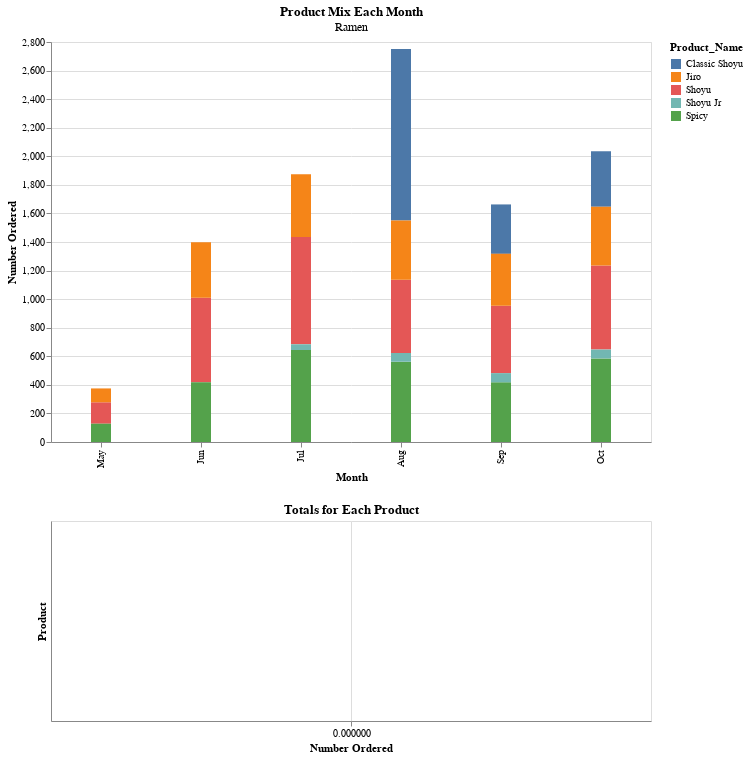

The code cell stored with this chart in its notebook:
### Code cell
interval = alt.selection_point(fields=['Order_Date'], empty=False)

product_mix = alt.Chart(months.reset_index().melt('Order_Date'),title=alt.Title('Product Mix Each Month',subtitle=['Ramen'])).mark_bar(size=20).encode(
    alt.X('Order_Date').scale(domain=('May', 'Jun', 'Jul', 'Aug', 'Sep', 'Oct')).title('Month'),
    alt.Y('value').title('Number Ordered'),
    color='Product_Name',
    tooltip=['Product_Name', 'value']
).add_params(
    interval
).properties(width=600, 
             height=400)

each_product = alt.Chart(months.reset_index().melt('Order_Date')).mark_bar(size=5).encode(
    alt.Y('Product_Name').title('Product'),
    alt.X('value').title('Number Ordered')
).properties(
    width=600,
    height=200,
    title='Totals for Each Product'
).transform_filter(
    interval
)

product_mix & each_product

### Figure 1 — Vega-Lite specification as saved in the notebook (floating-point values rounded to 4 significant figures)
{"config": {"view": {"continuousWidth": 300, "continuousHeight": 300}}, "vconcat": [{"data": {"name": "data-9224c1b6d78aa3c441b5ec9e737a5b9a"}, "mark": {"type": "bar", "size": 20}, "encoding": {"color": {"field": "Product_Name", "type": "nominal"}, "tooltip": [{"field": "Product_Name", "type": "nominal"}, {"field": "value", "type": "quantitative"}], "x": {"field": "Order_Date", "scale": {"domain": ["May", "Jun", "Jul", "Aug", "Sep", "Oct"]}, "title": "Month", "type": "nominal"}, "y": {"field": "value", "title": "Number Ordered", "type": "quantitative"}}, "height": 400, "name": "view_4", "title": {"text": "Product Mix Each Month", "subtitle": ["Ramen"]}, "width": 600}, {"data": {"name": "data-9224c1b6d78aa3c441b5ec9e737a5b9a"}, "mark": {"type": "bar", "size": 5}, "encoding": {"x": {"field": "value", "title": "Number Ordered", "type": "quantitative"}, "y": {"field": "Product_Name", "title": "Product", "type": "nominal"}}, "height": 200, "title": "Totals for Each Product", "transform": [{"filter": {"param": "param_6", "empty": false}}], "width": 600}], "params": [{"name": "param_6", "select": {"type": "point", "fields": ["Order_Date"]}, "views": ["view_4"]}], "$schema": "https://vega.github.io/schema/vega-lite/v5.15.1.json", "datasets": {"data-9224c1b6d78aa3c441b5ec9e737a5b9a": [{"Order_Date": "May", "Product_Name": "Shoyu", "value": 150.0}, {"Order_Date": "Jun", "Product_Name": "Shoyu", "value": 590.0}, {"Order_Date": "Jul", "Product_Name": "Shoyu", "value": 751.0}, {"Order_Date": "Aug", "Product_Name": "Shoyu", "value": 513.0}, {"Order_Date": "Sep", "Product_Name": "Shoyu", "value": 471.0}, {"Order_Date": "Oct", "Product_Name": "Shoyu", "value": 589.0}, {"Order_Date": "May", "Product_Name": "Spicy", "value": 128.0}, {"Order_Date": "Jun", "Product_Name": "Spicy", "value": 419.0}, {"Order_Date": "Jul", "Product_Name": "Spicy", "value": 644.0}, {"Order_Date": "Aug", "Product_Name": "Spicy", "value": 562.0}, {"Order_Date": "Sep", "Product_Name": "Spicy", "value": 418.0}, {"Order_Date": "Oct", "Product_Name": "Spicy", "value": 585.0}, {"Order_Date": "May", "Product_Name": "Classic Shoyu", "value": 0.0}, {"Order_Date": "Jun", "Product_Name": "Classic Shoyu", "value": 0.0}, {"Order_Date": "Jul", "Product_Name": "Classic Shoyu", "value": 0.0}, {"Order_Date": "Aug", "Product_Name": "Classic Shoyu", "value": 1201.0}, {"Order_Date": "Sep", "Product_Name": "Classic Shoyu", "value": 346.0}, {"Order_Date": "Oct", "Product_Name": "Classic Shoyu", "value": 389.0}, {"Order_Date": "May", "Product_Name": "Jiro", "value": 97.0}, {"Order_Date": "Jun", "Product_Name": "Jiro", "value": 390.0}, {"Order_Date": "Jul", "Product_Name": "Jiro", "value": 439.0}, {"Order_Date": "Aug", "Product_Name": "Jiro", "value": 414.0}, {"Order_Date": "Sep", "Product_Name": "Jiro", "value": 364.0}, {"Order_Date": "Oct", "Product_Name": "Jiro", "value": 411.0}, {"Order_Date": "May", "Product_Name": "Shoyu Jr", "value": 0.0}, {"Order_Date": "Jun", "Product_Name": "Shoyu Jr", "value": 0.0}, {"Order_Date": "Jul", "Product_Name": "Shoyu Jr", "value": 40.0}, {"Order_Date": "Aug", "Product_Name": "Shoyu Jr", "value": 61.0}, {"Order_Date": "Sep", "Product_Name": "Shoyu Jr", "value": 64.0}, {"Order_Date": "Oct", "Product_Name": "Shoyu Jr", "value": 62.0}]}}
